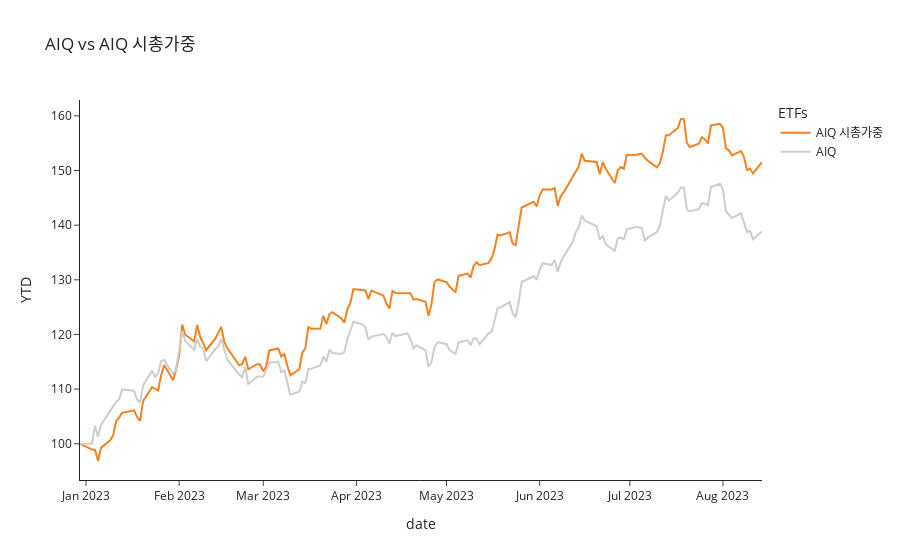

Write notebook code for a chart like this one.
### Markdown cell above
### 02 시가총액가중(유동시가총액)
- 리밸런싱: 3개월

### Code cell
quartely_child_cap_weigh = get_cap_weigh(child_prices=child_prices, pdf_df=pdf_df)

base_backtest = get_base_backtest(name=f"{CONFIG.ticker}", etf_price=etf_price)
mkw_backtest = get_mkw_backtest(name=f"{CONFIG.ticker} 시총가중",
                                child_prices=child_prices,
                                weigh=quartely_child_cap_weigh)

ret = bt.run(mkw_backtest, base_backtest)

TITLE=f"{CONFIG.ticker} vs {CONFIG.ticker} 시총가중"

fig = get_miraeasset_theme_figure(data=ret._get_series(freq=None).loc[quartely_child_cap_weigh.index[0]:].rebase(),
                                  title=TITLE)

fig.show()

### Figure 1 — Plotly figure (JSON) as saved in the notebook; plotly's stock layout.template omitted (floating-point values rounded to 4 significant figures; data arrays with more than 128 entries replaced by an {"elided": "..."} marker saying what was removed)
{"data": [{"hovertemplate": "ETFs=AIQ 시총가중<br>date=%{x}<br>YTD=%{y}<extra></extra>", "legendgroup": "AIQ 시총가중", "line": {"color": "#F58220", "dash": "solid"}, "marker": {"symbol": "circle"}, "mode": "lines", "name": "AIQ 시총가중", "orientation": "v", "showlegend": true, "type": "scatter", "x": {"elided": "155 str values"}, "xaxis": "x", "y": {"elided": "155 float values"}, "yaxis": "y"}, {"hovertemplate": "ETFs=AIQ<br>date=%{x}<br>YTD=%{y}<extra></extra>", "legendgroup": "AIQ", "line": {"color": "#CDCECB", "dash": "solid"}, "marker": {"symbol": "circle"}, "mode": "lines", "name": "AIQ", "orientation": "v", "showlegend": true, "type": "scatter", "x": {"elided": "155 str values"}, "xaxis": "x", "y": {"elided": "155 float values"}, "yaxis": "y"}], "layout": {"legend": {"title": {"text": "ETFs"}, "tracegroupgap": 0}, "title": {"text": "AIQ vs AIQ 시총가중"}, "xaxis": {"anchor": "y", "domain": [0, 1], "title": {"text": "date"}}, "yaxis": {"anchor": "x", "domain": [0, 1], "title": {"text": "YTD"}}}}
